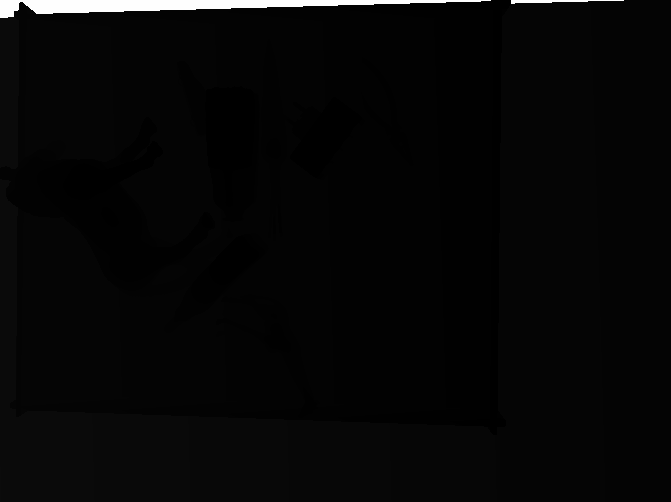
#> input picture rgbd2pointcloud/data/depth2.png, 671 x 502 px
$ python rgbd2pc.py
#> lines starting #> are read from the running program, lines starting #| are printed output that depends on the picture; after the words box and inside, x2 and y2 are one past the last pixel; in counts of white or black regions, pixels touching at a corner belong together
"""
# =================
# Convert pairwise RGB-D images to colored point cloud
# Author: Guangyun Xu
# Date: 10th Jan. 2021
# ==============================
"""
from PIL import Image
import numpy as np
import open3d as o3d


def dpt_2_cld(dpt, K):
    if len(dpt.shape) > 2:
        dpt = dpt[:, :, 0]
    max_dp = 1.5  # m
    min_dp = 0.1  # m
    cam_scale = K['camera_scale']
    msk_dp_min = dpt > (min_dp * cam_scale)
    msk_dp_max = dpt < (max_dp * cam_scale)
    msk_dp = msk_dp_max & msk_dp_min
    choose = msk_dp.flatten().nonzero()[0].astype(np.uint32)  # choose : 不为0的深度值的索引
    if len(choose) < 1:
        return None, None

    dpt_mskd = dpt.flatten()[choose][:, np.newaxis].astype(np.float32)  # 不为0的深度值
    xmap = np.array([[j for i in range(camera_params['img_width'])] for j in range(camera_params['img_height'])])
    ymap = np.array([[i for i in range(camera_params['img_width'])] for j in range(camera_params['img_height'])])
    xmap_mskd = xmap.flatten()[choose][:, np.newaxis].astype(np.float32)
    ymap_mskd = ymap.flatten()[choose][:, np.newaxis].astype(np.float32)

    pt2 = dpt_mskd / cam_scale
    cam_cx, cam_cy = K['x_offset'], K['y_offset']
    cam_fx, cam_fy = K['fx'], K['fy']
    pt0 = (ymap_mskd - cam_cx) * pt2 / cam_fx
    pt1 = (xmap_mskd - cam_cy) * pt2 / cam_fy
    cld = np.concatenate((pt0, pt1, pt2), axis=1)
    return cld, choose


# load image
color_image_path = "data/texture2.jpg"
depth_image_path = "data/depth2.png"

with Image.open(depth_image_path) as di:
#> di is the input picture: PIL image 671x502 I;16; min 12001, max 65535, mean 13573.1
    depth_image = np.array(di)
with Image.open(color_image_path) as ci:
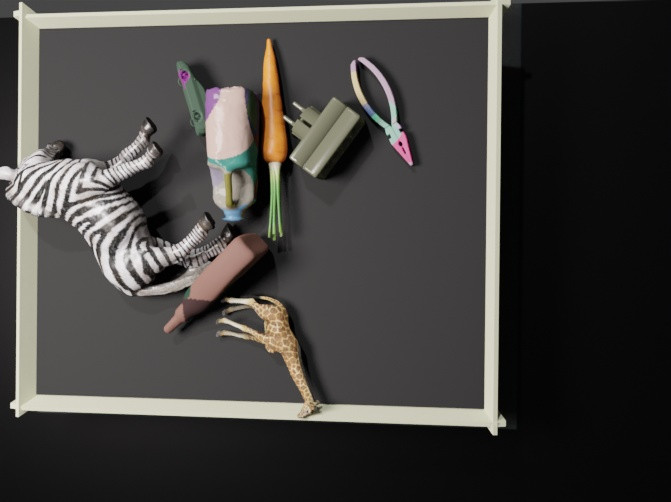
#> input picture rgbd2pointcloud/data/texture2.jpg, 671 x 502 px
#> ci is the input picture: PIL image 671x502 RGB; mean R, G, B 66.7, 64.7, 62.1
    color_image = np.array(ci)/255
    channel = len(color_image.shape)
#> channel = 3
    if channel < 3:
        color_image = np.array([color_image, color_image, color_image])
    else:
        color_image = np.transpose(color_image, (2, 0, 1))

# camera config
camera_params = {
    # Camera/Frustum parameters
    'img_width': 671,
    'img_height': 502,
    'fx': 1122.375,
    'fy': 1122.375,
    'x_offset': 334.4445,
    'y_offset': 264.443075,
    'camera_scale': 10000
}

# cover depth to point cloud
cld, choose = dpt_2_cld(depth_image, camera_params)
#> in dpt_2_cld, `msk_dp_min = dpt > (min_dp * cam_scale)`: msk_dp_min: shape (502, 671) bool; every value is 1
#> in dpt_2_cld, `msk_dp_max = dpt < (max_dp * cam_scale)`:
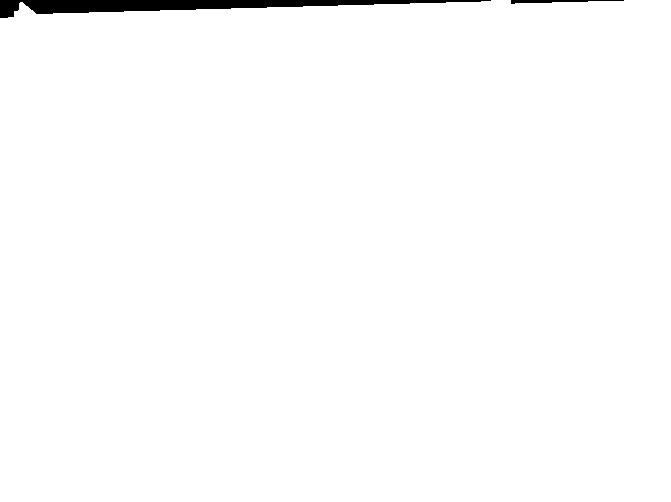
#> msk_dp_max: shape (502, 671) bool; 98.8% white; 2 black regions, box (x1, y1, x2, y2) and area: (0, 0, 491, 18) 3872, (511, 0, 624, 4) 235

# get pixel of each point
rgb_list = []
for image_channel in range(color_image.shape[0]):
    rgb_list.append(
        color_image[image_channel].flatten()[choose].astype(np.float32)
    )
#> after the loop, rgb_list = 3 items
rgb_pt = np.transpose(np.array(rgb_list), (1, 0)).copy()

pcd = o3d.geometry.PointCloud()
pcd.points = o3d.utility.Vector3dVector(cld)
pcd.colors = o3d.utility.Vector3dVector(rgb_pt)

o3d.visualization.draw_geometries([pcd])
